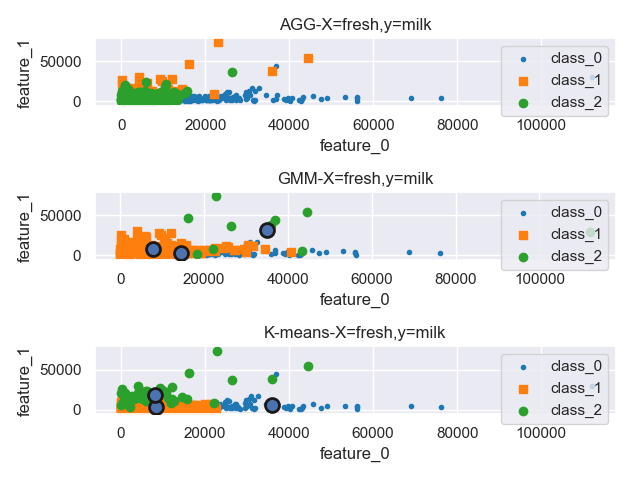

This figure's Python source:
import numpy as np
import pandas as pd
import matplotlib.pyplot as plt
import seaborn as sns
from sklearn.cluster import AgglomerativeClustering
from sklearn.mixture import GaussianMixture
from sklearn.cluster import KMeans
from sklearn.metrics import silhouette_score

sns.set()

# 准备数据集
data_path = 'data\Wholesale customers data.csv'

"""
每个特征为某种商品的年花费
此处我们对买新鲜产品和牛奶的用户进行划分
然后对比其他两种聚类方法，分析各种算法的优劣
"""

df = pd.read_csv(data_path)
print(df.info())  # 查看数据信息，确保没有错误
dataset = df.values  # 数据加载没有问题
dataset = dataset[:, 2:]  # 本项目只需要后面的6列features即可
col_names = df.columns.tolist()[2:]
print(col_names)


def visual_cluster_effect(dataset, title, col_id, labels, centroids, num):
    """

    :param dataset: 测试数据集
    :param title:  图像名
    :param col_id:  特征的索引
    :param labels:  样本的标签，对应染色
    :param centroids: 是否含有中心蔟点，若有则在图像上显示
    :param num: 代表当前图像的位置
    :return:
    """

    markers = ['.', ',', 'o', 'v', '^', '<', '>', '1', '2', '3', '4', '8', 's', 'p', '*', 'h', 'H', '+', 'x', 'D',
               'd', '|']
    colors = ['tab:blue', 'tab:orange', 'tab:green', 'tab:red', 'tab:purple',
              'tab:brown', 'tab:pink', 'tab:gray', 'tab:olive', 'tab:cyan']

    # 将数据集绘制到图表中
    plt.subplot(num)
    for class_id in set(labels):
        one_class = dataset[class_id == labels]
        print('label: {}, smaple_num: {}'.format(class_id, len(one_class)))
        plt.scatter(one_class[:, 0], one_class[:, 1], marker=markers[class_id % len(markers)],
                    c=colors[class_id % len(colors)], label='class_' + str(class_id))
    plt.legend()

    # 将中心点绘制到图中
    if centroids is not None:
        plt.scatter(centroids[:, col_id[0]], centroids[:, col_id[1]], marker='o', s=100, linewidths=2, color='k',
                    zorder=5, facecolors='b')

    plt.title(title)
    plt.xlabel('feature_0')
    plt.ylabel('feature_1')
    plt.tight_layout()

    # 使用轮廓系数评估模型的优劣
    si_score = silhouette_score(dataset, labels, metric='euclidean', sample_size=len(dataset))
    print('si_score: {:.4f}'.format(si_score))


# 打印测试报告
def echo_centroid(series, labels, col_names):
    print('Number of Clusters: {}'.format(len(np.unique(labels))))  # 显示蔟的数量
    print('\t'.join([col_name[:5] for col_name in col_names]))
    for data in series:
        print('\t'.join(str(int(x)) for x in data))


agg = AgglomerativeClustering(n_clusters=3)
agg.fit(dataset)
labels = agg.labels_
visual_cluster_effect(dataset, 'AGG-X=fresh,y=milk', [0, 1], labels, None, num=311)  # X=fresh， y=milk
echo_centroid([], labels, col_names)

gmm = GaussianMixture(n_components=3)
gmm.fit(dataset)
labels = gmm.predict(dataset)
centroids = gmm.means_  # 返回蔟的中心点，这些点是不一定是样本点，该点的坐标对应于各坐标轴
echo_centroid(centroids, labels, col_names)
visual_cluster_effect(dataset, 'GMM-X=fresh,y=milk', [0, 1], labels, centroids, num=312)

kmeans = KMeans(n_clusters=3)
kmeans.fit(dataset)
labels = kmeans.labels_
centroids = kmeans.cluster_centers_
echo_centroid(centroids, labels, col_names)
visual_cluster_effect(dataset, 'K-means-X=fresh,y=milk', [0, 1], labels, centroids, num=313)

# 绘图
plt.savefig('cluster.png')
plt.show()
